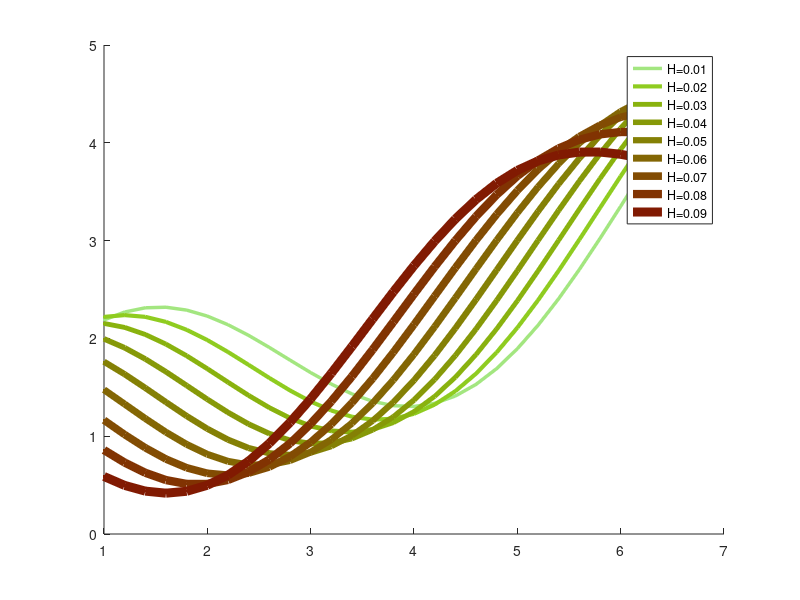

This figure's MATLAB source:
clear all
clc
clf
 
x=1:0.2:(2*pi);
hold on
for i=1:9
    y=sin(x+i*pi/10)+exp(x/5);
    plot(x,y,'.-','Color',[(0.7+0.1/i)^2 1-(0.1*i) 0.5/i^2],'LineWidth',2+0.5*i);
    str{i}=['H=',mat2str(i*0.01)];
end
legend(str)
hold off